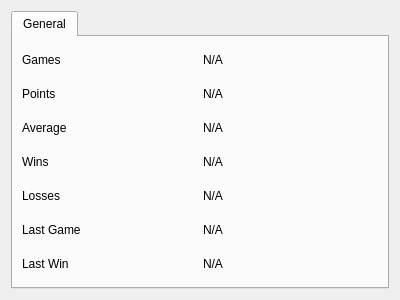
<?xml version="1.0" encoding="UTF-8"?>
<ui version="4.0">
 <class>AbstractPlayerStatsWidget</class>
 <widget class="QWidget" name="AbstractPlayerStatsWidget">
  <property name="geometry">
   <rect>
    <x>0</x>
    <y>0</y>
    <width>400</width>
    <height>300</height>
   </rect>
  </property>
  <property name="windowTitle">
   <string>Form</string>
  </property>
  <layout class="QGridLayout" name="gridLayout">
   <item row="0" column="0">
    <widget class="QTabWidget" name="tabWidget">
     <widget class="QWidget" name="tab">
      <attribute name="title">
       <string>General</string>
      </attribute>
      <layout class="QGridLayout" name="gridLayout_2">
       <item row="0" column="0">
        <widget class="QLabel" name="label">
         <property name="text">
          <string>Games</string>
         </property>
        </widget>
       </item>
       <item row="0" column="1">
        <widget class="QLabel" name="labelGames">
         <property name="text">
          <string>N/A</string>
         </property>
        </widget>
       </item>
       <item row="1" column="0">
        <widget class="QLabel" name="label_3">
         <property name="text">
          <string>Points</string>
         </property>
        </widget>
       </item>
       <item row="1" column="1">
        <widget class="QLabel" name="labelPoints">
         <property name="text">
          <string>N/A</string>
         </property>
        </widget>
       </item>
       <item row="2" column="0">
        <widget class="QLabel" name="label_5">
         <property name="text">
          <string>Average</string>
         </property>
        </widget>
       </item>
       <item row="2" column="1">
        <widget class="QLabel" name="labelAverage">
         <property name="text">
          <string>N/A</string>
         </property>
        </widget>
       </item>
       <item row="3" column="0">
        <widget class="QLabel" name="label_7">
         <property name="text">
          <string>Wins</string>
         </property>
        </widget>
       </item>
       <item row="3" column="1">
        <widget class="QLabel" name="labelWins">
         <property name="text">
          <string>N/A</string>
         </property>
        </widget>
       </item>
       <item row="4" column="0">
        <widget class="QLabel" name="label_9">
         <property name="text">
          <string>Losses</string>
         </property>
        </widget>
       </item>
       <item row="4" column="1">
        <widget class="QLabel" name="labelLosses">
         <property name="text">
          <string>N/A</string>
         </property>
        </widget>
       </item>
       <item row="5" column="0">
        <widget class="QLabel" name="label_11">
         <property name="text">
          <string>Last Game</string>
         </property>
        </widget>
       </item>
       <item row="5" column="1">
        <widget class="QLabel" name="labelLastGame">
         <property name="text">
          <string>N/A</string>
         </property>
        </widget>
       </item>
       <item row="6" column="0">
        <widget class="QLabel" name="label_13">
         <property name="text">
          <string>Last Win</string>
         </property>
        </widget>
       </item>
       <item row="6" column="1">
        <widget class="QLabel" name="labelLastWin">
         <property name="text">
          <string>N/A</string>
         </property>
        </widget>
       </item>
      </layout>
     </widget>
    </widget>
   </item>
  </layout>
 </widget>
 <resources/>
 <connections/>
</ui>
